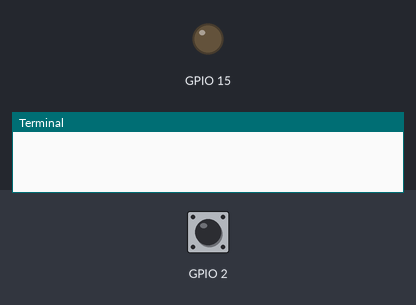
Bench run of a program on a simulated Raspberry Pi (BCM pin numbers). On the bench: output pins drawn as LEDs (lit = HIGH), the last lines printed to the terminal. The test bench sets the inputs (shaded band); at power-on: GPIO 2 LOW.

Above: at 1.2 s.
1.3 s: GPIO 2 pulled HIGH for 0.15 s
At 1.37 s:
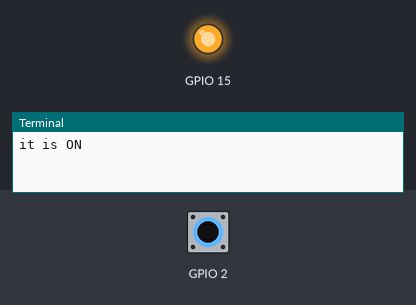
2.9 s: GPIO 2 pulled HIGH for 3.2 s
At 7.4 s:
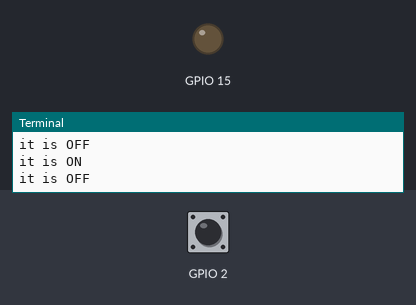
Timing chart, 0 to 8.9 s (numbered marks = the images above; inputs shaded):
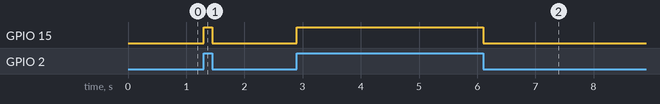

The program:

inter.py
```python
import RPi.GPIO as GPIO
import time as time

GPIO.setmode(GPIO.BCM)
GPIO.setup(15,GPIO.OUT)
GPIO.setup(2, GPIO.IN, pull_up_down=GPIO.PUD_DOWN)

#interrupt return function, this is called when iterrupt is on
def test(switch): #switch is a variable returning from interrupt

    if (GPIO.input(switch)==True):
        GPIO.output(15, True)
        print("it is ON")
    else:
        GPIO.output(15, False)
        print("it is OFF")

GPIO.add_event_detect(2,GPIO.BOTH, callback=test) #interrupt

while(True):
    #GPIO.output(15, False)
    pass
GPIO.cleanup()
```

Measured:
- after the input at 1.3 s, GPIO 15: LOW → HIGH at once, → LOW 0.15 s later
- after the input at 2.9 s, GPIO 15: LOW → HIGH at once, → LOW 3.2 s later
